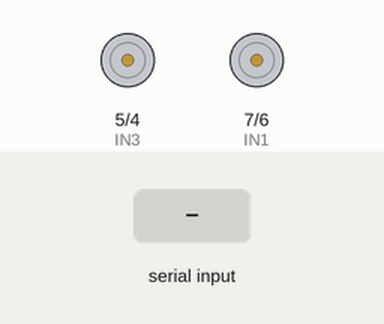
A sketch run on a simulated Arduino Uno, built with avr-gcc and run on an emulated ATmega328P. Shown: motor-driver pin pairs drawn as motors (green arrow = first pin HIGH = forward, orange = second pin HIGH = backward, longer = more drive). The inputs (shaded band) are chosen by the test bench.

Above: at 1.2 s.
1.3 s: "1" received over the second serial link
At 2.3 s:
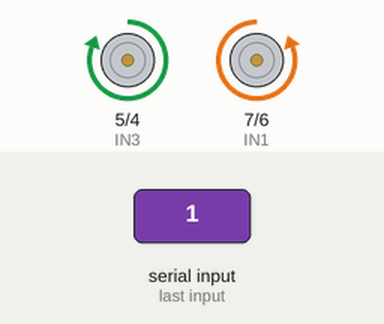
2.8 s: "2" received over the second serial link
At 3.4 s:
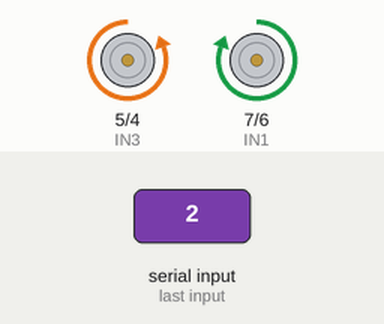
4.3 s: "3" received over the second serial link
At 4.6 s:
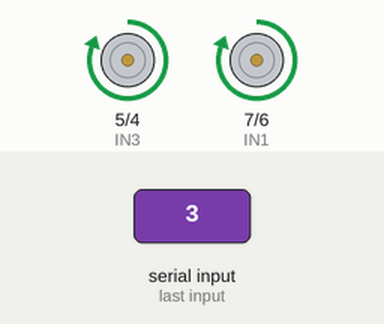
5.8 s: "4" received over the second serial link
At 6.9 s:
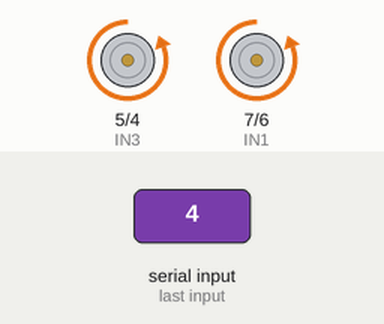
7.3 s: "5" received over the second serial link
At 8.0 s:
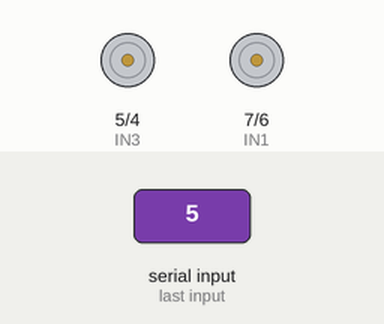
Timing chart, 0 to 9.8 s (numbered marks = the images above; inputs shaded):
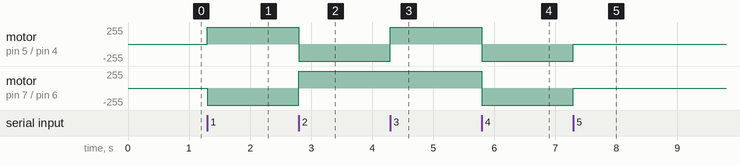

Measured:
- after the input at 1.3 s, motor on pin 5 (IN3) / pin 4 (IN4): stopped → forward 255/255 at once; motor on pin 7 (IN1) / pin 6 (IN2): stopped → backward 255/255 at once
- after the input at 2.8 s, motor on pin 5 (IN3) / pin 4 (IN4): forward 255/255 → backward 255/255 at once; motor on pin 7 (IN1) / pin 6 (IN2): backward 255/255 → forward 255/255 at once
- after the input at 4.3 s, motor on pin 5 (IN3) / pin 4 (IN4): backward 255/255 → forward 255/255 at once
- after the input at 5.8 s, motor on pin 5 (IN3) / pin 4 (IN4), motor on pin 7 (IN1) / pin 6 (IN2): forward 255/255 → backward 255/255 at once
- after the input at 7.3 s, motor on pin 5 (IN3) / pin 4 (IN4), motor on pin 7 (IN1) / pin 6 (IN2): backward 255/255 → stopped at once

The sketch:

auto.ino
```cpp
#include <SoftwareSerial.h>


SoftwareSerial miBT(10, 11);  // pin 10 como RX, pin 11 como TX

//placa l298n//
//motor A//
int IN1= 7;
int IN2= 6;

//motor B//
int IN3= 5;
int IN4= 4;

char DATO = 0;


void setup() {
  // put your setup code here, to run once:
pinMode(IN1, OUTPUT);
pinMode(IN2, OUTPUT);
pinMode(IN3, OUTPUT);
pinMode(IN4, OUTPUT);
 miBT.begin(38400);
}

void loop() {
  // put your main code here, to run repeatedly:
if (miBT.available()){      // si hay informacion disponible desde modulo
  DATO = miBT.read();   // almacena en DATO el caracter recibido desde modulo

  if( DATO == '1' ){
     adelantes();
  }

  if( DATO == '2' ){
     atrass();
  }

  if( DATO == '3' ){
     izquierdas();
  }

  if( DATO == '4' ){
    derechas();
  }

  if( DATO == '5' ){
    stops();
  }


}
}


//aca se detallan todas las funciones que seran utilizadas//


void atrass(){
  digitalWrite(IN1, HIGH);
  digitalWrite(IN2, LOW);

  digitalWrite(IN3, LOW);
  digitalWrite(IN4, HIGH);
}

void adelantes(){
  digitalWrite(IN1, LOW);
  digitalWrite(IN2, HIGH);
  digitalWrite(IN3, HIGH);
  digitalWrite(IN4, LOW);

}

void izquierdas() {
  digitalWrite(IN1, HIGH);
  digitalWrite(IN2, LOW);

  digitalWrite(IN3, HIGH);
  digitalWrite(IN4, LOW);
  }

void derechas(){
  digitalWrite(IN1, LOW);
  digitalWrite(IN2, HIGH);

  digitalWrite(IN3, LOW);
  digitalWrite(IN4, HIGH);
  }

void stops(){
  digitalWrite(IN1, LOW);
  digitalWrite(IN2, LOW);

  digitalWrite(IN3, LOW);
  digitalWrite(IN4, LOW);
  }
```
